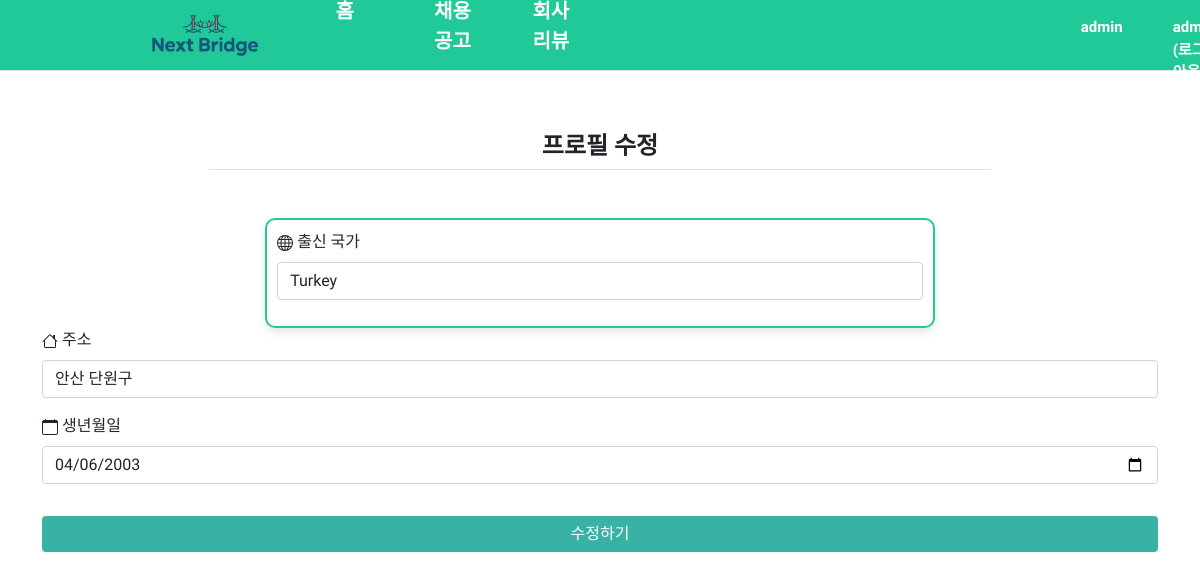
The page /common/profile/base/1/edit/ (signed in) on the database its author committed.
### common/models.py (models this page shows, shortened)
class UserProfile(models.Model):
    user = models.OneToOneField(User, on_delete=models.CASCADE, related_name="profile")
    country = CountryField(blank_label='(Select country)', null=True, blank=True)  # 출신 국가
    address = models.CharField(max_length=255, null=True, blank=True)  # 거주지
    birth_date = models.DateField(null=True, blank=True)  # 생년월일
    age = models.PositiveIntegerField(null=True, blank=True)

### common/views/profile_views.py (the view)
# urls.py: path('profile/base/<int:user_id>/edit/', profile_views.profile_edit, name='profile_edit'),
@login_required
def profile_edit(request, user_id):
    profile_user = get_object_or_404(UserProfile, user__id=user_id)
    if request.method == 'POST':
        form = UserProfileForm(request.POST, instance=profile_user)
        if form.is_valid():
            form.save()
            return redirect('common:profile_base', user_id=user_id)
    else:
        form = UserProfileForm(instance=profile_user)
    return render(request, 'common/profile/profile_edit.html', {'form': form})

### common/forms.py
class UserProfileForm(forms.ModelForm):
    class Meta:
        model = UserProfile
        fields = ['country', 'address', 'birth_date']  # 수정하고자 하는 필드들
    birth_date = forms.DateField(
        widget=forms.DateInput(attrs={'type': 'date'}),  # date input 위젯
        required=True
    )

### templates/common/profile/profile_edit.html (shortened to what this page needs)
{% extends "base.html" %}
{% load static %}
{% block content %}
<link rel="stylesheet" href="{% static 'profile_edit.css' %}">
<div style="margin:100px 0 0 0;">
    <div style="width:70%; margin:0 auto;">
        <h4 class="border-bottom pb-2 my-3">{{ profile_user.username }}프로필 수정</h4>
    </div>
    <form method="post">
        <div class = "edit_page" style="width:60%; margin:0 auto;margin-top:3em;">
            <div class="mb-3">
                <label for="id_country" style="margin-bottom:0.5em;">
                    출신 국가
                </label>
                <select name="country" class="form-control" id="id_country">
                    {% for country in form.country.field.choices %}
                        <option value="{{ country.0 }}" {% if form.country.value == country.0 %}selected{% endif %}>
                            {{ country.1 }}
                        </option>
                    {% endfor %}
                </select>
            </div>
        </div>
        <div class="mb-3">
            <label for="id_address" style="margin-bottom:0.5em;">
                주소
            </label>
            <input type="text" name="address" class="form-control" id="id_address"
                   value="{{ form.address.value }}">
        </div>
        <div class="mb-3">
            <label for="id_birth_date" style="margin-bottom:0.5em;">
                <svg xmlns="http://www.w3.org/2000/svg" width="16" height="16" fill="currentColor" class="bi bi-calendar" viewBox="0 0 16 16">
                    <path d="M3.5 0a.5.5 0 0 1 .5.5V1h8V.5a.5.5 0 0 1 1 0V1h1a2 2 0 0 1 2 2v11a2 2 0 0 1-2 2H2a2 2 0 0 1-2-2V3a2 2 0 0 1 2-2h1V.5a.5.5 0 0 1 .5-.5M1 4v10a1 1 0 0 0 1 1h12a1 1 0 0 0 1-1V4z"/>
                  </svg>
                생년월일
            </label>
            <input type="date" name="birth_date" class="form-control" id="id_birth_date"
                   value="{{ form.birth_date.value|date:'Y-m-d' }}">
        </div>
        <button type="submit" class="btn btn-primary" style="background-color:#38B2A5; border:none; widht:100%;">수정하기</button>
    </form>
</div>
{% endblock %}

### templates/navbar.html (shortened to what this page needs)
{% load static %}
<nav class="navbar navbar-expand-lg navbar-light bg-light border-bottom">
    <div class="container-fluid">
        <a class="navbar-brand" href="{% url 'home:index' %}">
            <img src="{% static 'img/logo_img.png' %}" alt="로고 이미지" style="width: 150px; height: auto;">
        </a>
        <div class="collapse navbar-collapse" id="navbarSupportedContent">
            <ul class="navbar-nav me-auto mb-2 mb-lg-0">
                <li class="nav-item">
                    <a class="nav-link" href="{% url 'home:index' %}">홈</a>
                </li>
                <li class="nav-item">
                    <a class="nav-link" href="{% url 'jobs:job_list' %}">채용 공고</a>
                </li>
                <li class="nav-item">
                    <a class="nav-link" href="{% url 'reviews:index' %}">회사 리뷰</a>
                </li>
                {% if user.is_authenticated %}
                <li class="nav-item">
                    <a class="nav-link" href="{% url 'common:profile_base' user.id %}">{{ user.username }}</a>
                </li>
                <li class="nav-item">
                    <a class="nav-link" href="{% url 'common:logout' %}">{{ user.username }} (로그아웃)</a>
                </li>
                {% endif %}
            </ul>
        </div>
    </div>
</nav>

### static/style.css (style rules this page uses)
body { font-family: "Gowun Dodum", serif; font-weight: 400; font-style: normal; }
.navbar.navbar-expand-lg.navbar-light.bg-light.border-bottom { position: fixed; left: 0; top: 0; right: 0; width: 100%; display: flex; align-items: center; padding: 0; z-index: 1000; }
.container-fluid { height: 70px; background-color: #20c997; }
.navbar-brand { margin-left: 10%; }
.nav-item { margin: 0 2em; }
#navbarSupportedContent > ul > li>a { color:white; font-weight: bold; }
#navbarSupportedContent > ul > li:nth-child(-n+3) > a { margin-top:0.5em; font-size: 20px; width:200%; }
#navbarSupportedContent > ul > li:nth-child(4) > a, #navbarSupportedContent > ul > li:nth-child(5) > a { font-size:15px; margin-top: 2em; width:200%; }
#navbarSupportedContent > ul > li:nth-child(4)>a { margin-left:30em; }
#navbarSupportedContent > ul > li:nth-child(5)>a { margin-left:-2em; }
.nav-link { color: black; text-decoration: none; width:100%; }
.border-bottom.pb-2.my-3 { text-align: center; font-weight:bold; }

### static/profile_edit.css (style rules this page uses)
.edit_page { width: 60%; padding: 10px; border-radius: 10px; box-shadow: 0 4px 8px rgba(0, 0, 0, 0.1); margin:0 auto; border: 2px solid #20c997; }
.btn.btn-primary { width:100%; margin-top:1em; margin-bottom:2em; }

### rows shown on the page
UserProfile: country "Turkey", address "안산 단원구", birth_date "04/06/2003"

### other values the page prints
{{ user.username }} "admin"
